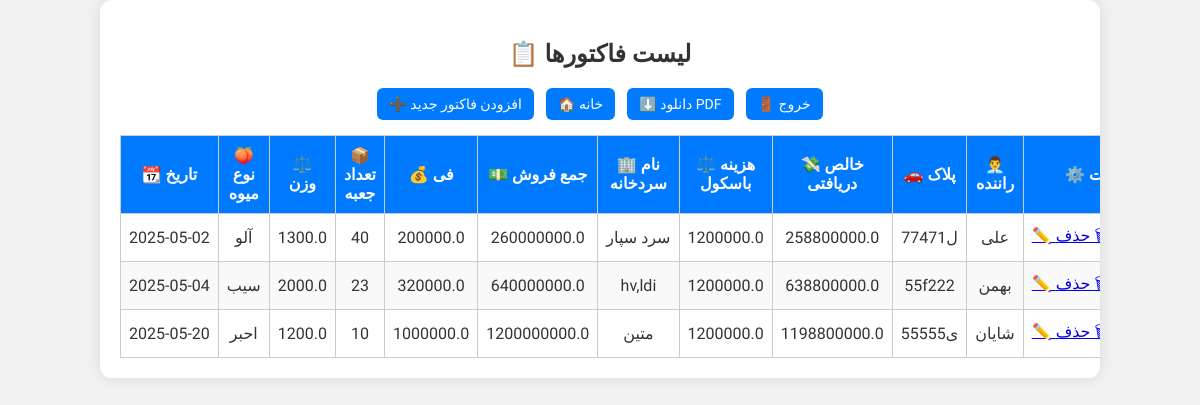
The page / (signed in) on the database its author committed.
### tables this page shows
CREATE TABLE sales (
    id INTEGER PRIMARY KEY AUTOINCREMENT,
    date TEXT NOT NULL,
    fruit_type TEXT NOT NULL,
    weight REAL NOT NULL,
    price_per_kg REAL NOT NULL,
    total_price REAL NOT NULL,
    cold_storage_name TEXT NOT NULL,
    scale_cost REAL NOT NULL,
    net_price REAL NOT NULL,
    car_plate TEXT NOT NULL,
    driver_name TEXT NOT NULL,
    box_count INTEGER NOT NULL
);

### app.py (the view)
@app.route('/')
def index():
    if not session.get('logged_in'):
        return redirect(url_for('login'))
    conn = get_db_connection()
    sales = conn.execute('SELECT * FROM sales').fetchall()
    conn.close()
    return render_template('index.html', sales=sales)

### app.py (called while the page is built)
def get_db_connection():
    conn = sqlite3.connect(DATABASE)
    conn.row_factory = sqlite3.Row
    return conn

### templates/index.html (shortened to what this page needs)
<!DOCTYPE html>
<html lang="fa">
<head>
  <link rel="stylesheet" href="/static/style.css">
</head>
<body>
  <div class="container">
    <h2>📋 لیست فاکتورها</h2>
    <div class="actions">
      <a href="/add">➕ افزودن فاکتور جدید</a>
      <a href="/">🏠 خانه</a>
      <a href="/download/pdf">⬇️ دانلود PDF</a>
      <a href="/logout">🚪 خروج</a>
    </div>
    <div class="table-wrapper">
      <table>
        <thead>
          <tr>
            <th>📆 تاریخ</th>
            <th>🍑 نوع میوه</th>
            <th>⚖️ وزن</th>
            <th>📦 تعداد جعبه</th>
            <th>💰 فی</th>
            <th>💵 جمع فروش</th>
            <th>🏢 نام سردخانه</th>
            <th>⚖️ هزینه باسکول</th>
            <th>💸 خالص دریافتی</th>
            <th>🚗 پلاک</th>
            <th>👨‍💼 راننده</th>
            <th>⚙️ عملیات</th>
          </tr>
        </thead>
        <tbody>
          {% for sale in sales %}
          <tr>
            <td data-label="تاریخ">{{ sale[1] }}</td>
            <td data-label="نوع میوه">{{ sale[2] }}</td>
            <td data-label="وزن">{{ sale[3] }}</td>
            <td data-label="تعداد جعبه">{{ sale[11] }}</td>
            <td data-label="فی">{{ sale[4] }}</td>
            <td data-label="جمع فروش">{{ sale[5] }}</td>
            <td data-label="نام سردخانه">{{ sale[6] }}</td>
            <td data-label="هزینه باسکول">{{ sale[7] }}</td>
            <td data-label="خالص دریافتی">{{ sale[8] }}</td>
            <td data-label="پلاک">{{ sale[9] }}</td>
            <td data-label="راننده">{{ sale[10] }}</td>
            <td data-label="عملیات">
              <a href="/edit/{{ sale[0] }}">✏️ ویرایش</a> |
              <a href="/delete/{{ sale[0] }}" onclick="return confirm('حذف شود؟')">🗑 حذف</a>
            </td>
          </tr>
          {% endfor %}
        </tbody>
      </table>
    </div>
  </div>
</body>
</html>

### static/style.css (style rules this page uses)
body { font-family: 'Arial', sans-serif; background-color: #f4f4f9; color: #333; margin: 0; padding: 0; }
.container { width: 80%; margin: 0 auto; padding: 20px; background-color: white; border-radius: 8px; box-shadow: 0 4px 8px rgba(0, 0, 0, 0.1); }
h2 { text-align: center; color: #333; }

### templates/index.html (style rules this page uses)
body { font-family: 'Vazirmatn', sans-serif; background-color: #f2f2f2; margin: 0; padding: 0; }
.container { max-width: 1200px; margin: auto; background: white; padding: 20px; border-radius: 12px; box-shadow: 0 0 15px rgba(0,0,0,0.1); overflow-x: auto; }
h2 { text-align: center; margin-bottom: 20px; }
.actions { display: flex; justify-content: center; gap: 12px; flex-wrap: wrap; margin-bottom: 15px; }
.actions a { text-decoration: none; color: #fff; background-color: #007BFF; padding: 8px 12px; border-radius: 6px; font-size: 14px; }
table { width: 100%; border-collapse: collapse; margin-top: 10px; }
th, td { border: 1px solid #ccc; padding: 10px 8px; text-align: center; }
th { background-color: #007BFF; color: white; }
tr:nth-child(even) { background-color: #f9f9f9; }
td[data-label] { white-space: nowrap; }

### rows shown on the page
sales: date "2025-05-02", fruit_type "آلو", weight "1300.0", box_count "40", price_per_kg "200000.0", total_price "260000000.0", cold_storage_name "سرد سپار", scale_cost "1200000.0", net_price "258800000.0", car_plate "77ل471", driver_name "علی"
sales: date "2025-05-04", fruit_type "سیب", weight "2000.0", box_count "23", price_per_kg "320000.0", total_price "640000000.0", cold_storage_name "hv,ldi", scale_cost "1200000.0", net_price "638800000.0", car_plate "55f222", driver_name "بهمن"
sales: date "2025-05-20", fruit_type "احبر", weight "1200.0", box_count "10", price_per_kg "1000000.0", total_price "1200000000.0", cold_storage_name "متین", scale_cost "1200000.0", net_price "1198800000.0", car_plate "55ی555", driver_name "شایان"
